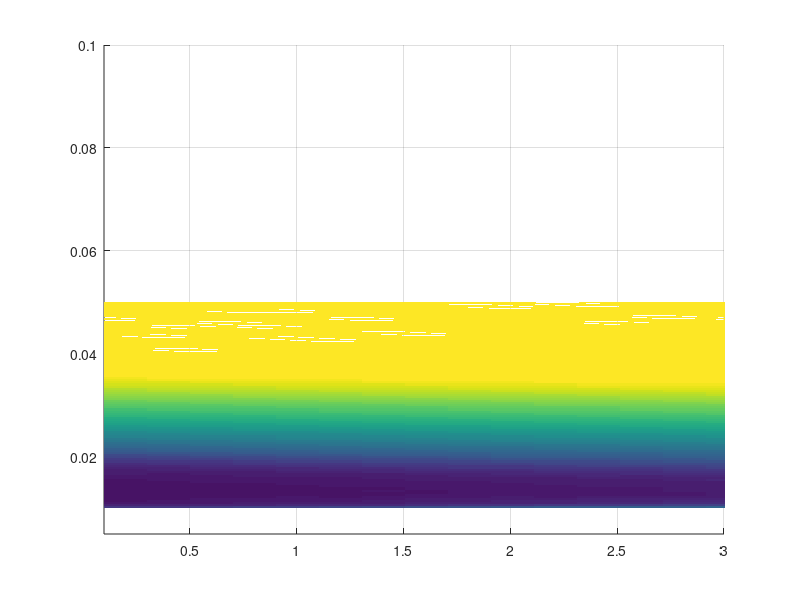

The MATLAB source for this figure: (Note: this script raises an error after producing the figure.)
clear all; close all; clc

% Load the data that we run previously on main_model
load('PhaseDiagram.mat');

% Plot the 2D diagram
figure
surf(InputVec,deltaVec,MatrixOfStuff')
shading flat
view(2)
ylim([0.005 0.1])
xlim([0.1 3])
set(gca,'CLim',[0 4])

% Initialize the alpha and beta parameters I_theta = alpha + beta*speed

alph = linspace(0.01,10,200);
bet = linspace(0.001,1,200);

% This is the vector with the recorded data
VectorData =   [1 2 3 4 5 6 7 8 9 10 11 12 13 14 15 16 17 18 19 20 21 22 23 24 25 26 27 28 29 30 31 32 33 34];
% For each recording session this is the result of the coding test (1-5). 
Nature =       [1 2 3 3 2 5 4 0 1  0  0  3  3  2  4  2  2  3  3  4  5  4  5  4  5  4  4  5  2 2  3  3  2  3];
% Number of Cells recorded on each session
Ncell =        [171 74 71 65 66 36 31 38 30 32 23 22 32 22 33 40 23 52 37 63 65 56 54 55 57 32 29 70 109 72 79 114 69 61];

% Initialize the matrix were the fitted (alpha, beta and delta) will be stored
Parameters = zeros(length(VectorData),3); %

figure
counter = 1;

% This is the minimization routine that fits the parameter for each
% recording session

for i = VectorData
    
    load(['Data/' num2str(i) '.mat']);
    
    [SpeedSort,idx] = sort(Speed);
    VelSort = Velocity(idx)*2*pi/Ncell(i);
    
    ErrorMin = 10000*ones(length(deltaVec),1);
    alMin = 1000*ones(length(deltaVec),1);
    beMin = 1000*ones(length(deltaVec),1);
    
    tic
    for ll = 1:1
        
        meanValueIdx = round(size(MatrixOfStuff,1)/10);
        
        EE = 100000;
        aa = Inf;
        bb = Inf;
        VelSim = MatrixOfStuff(meanValueIdx,:);
        
        for j = 1:length(alph)
            for k = 1:length(bet)
                
                I = alph(j) + bet(k)*SpeedSort;
                if(max(I)<15 && min(I)>0.1)
                    iid = nearestpoint(I,InputVec);
                    Err = sum(abs((VelSort' - VelSim(iid))));
                    
                    
                    
                    if(Err<EE)
                        EE = Err;
                        aa = alph(j);
                        bb = bet(k);
                    end
                    
                else
                    break
                end
                
            end
        end
        
        ErrorMin(ll) = EE;
        alMin(ll) = aa;
        beMin(ll) = bb;
        
    end
    toc
    
    idx2 = find(ErrorMin==min(ErrorMin));
    
    Parameters(counter,1) = deltaVec(idx2);
    Parameters(counter,2) = alMin(idx2);
    Parameters(counter,3) = beMin(idx2);
    
    Idef = alMin(idx2) + beMin(idx2)*SpeedSort;
    
    subplot(7,6,counter)
    hold all
    plot(InputVec,MatrixOfStuff(meanValueIdx,:))
    plot(Idef,VelSort,'or')
    %xlim([0.1 3])
    
    counter = counter +1;
    medianSpeed(i) = median(SpeedSort);
    
end


% Save the data in Parameters.mat

save('Parameters.mat','Parameters','VectorData')

